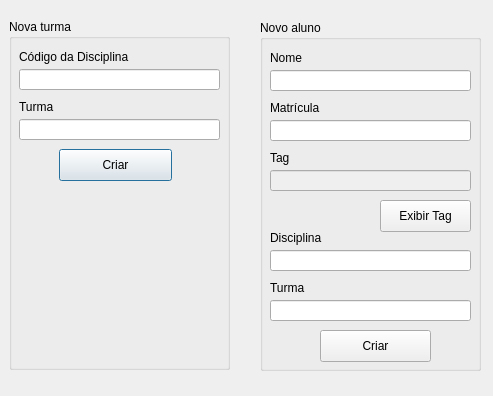
<?xml version="1.0" encoding="UTF-8"?>
<ui version="4.0">
 <class>CreationWindow</class>
 <widget class="QDialog" name="CreationWindow">
  <property name="geometry">
   <rect>
    <x>0</x>
    <y>0</y>
    <width>493</width>
    <height>396</height>
   </rect>
  </property>
  <property name="windowTitle">
   <string>Criar</string>
  </property>
  <widget class="QGroupBox" name="groupBox">
   <property name="geometry">
    <rect>
     <x>9</x>
     <y>19</y>
     <width>221</width>
     <height>351</height>
    </rect>
   </property>
   <property name="title">
    <string>Nova turma</string>
   </property>
   <widget class="QLabel" name="label">
    <property name="geometry">
     <rect>
      <x>10</x>
      <y>30</y>
      <width>131</width>
      <height>16</height>
     </rect>
    </property>
    <property name="text">
     <string>Código da Disciplina</string>
    </property>
   </widget>
   <widget class="QLineEdit" name="discipline">
    <property name="geometry">
     <rect>
      <x>10</x>
      <y>50</y>
      <width>201</width>
      <height>21</height>
     </rect>
    </property>
   </widget>
   <widget class="QLineEdit" name="classId">
    <property name="geometry">
     <rect>
      <x>10</x>
      <y>100</y>
      <width>201</width>
      <height>21</height>
     </rect>
    </property>
   </widget>
   <widget class="QLabel" name="label_2">
    <property name="geometry">
     <rect>
      <x>10</x>
      <y>80</y>
      <width>41</width>
      <height>16</height>
     </rect>
    </property>
    <property name="text">
     <string>Turma</string>
    </property>
   </widget>
   <widget class="QPushButton" name="createClass">
    <property name="geometry">
     <rect>
      <x>50</x>
      <y>130</y>
      <width>113</width>
      <height>32</height>
     </rect>
    </property>
    <property name="text">
     <string>Criar</string>
    </property>
   </widget>
  </widget>
  <widget class="QGroupBox" name="groupBox_2">
   <property name="geometry">
    <rect>
     <x>260</x>
     <y>20</y>
     <width>221</width>
     <height>351</height>
    </rect>
   </property>
   <property name="title">
    <string>Novo aluno</string>
   </property>
   <widget class="QLabel" name="label_4">
    <property name="geometry">
     <rect>
      <x>10</x>
      <y>30</y>
      <width>41</width>
      <height>16</height>
     </rect>
    </property>
    <property name="text">
     <string>Nome</string>
    </property>
   </widget>
   <widget class="QLineEdit" name="studentName">
    <property name="geometry">
     <rect>
      <x>10</x>
      <y>50</y>
      <width>201</width>
      <height>21</height>
     </rect>
    </property>
   </widget>
   <widget class="QLineEdit" name="studentId">
    <property name="geometry">
     <rect>
      <x>10</x>
      <y>100</y>
      <width>201</width>
      <height>21</height>
     </rect>
    </property>
   </widget>
   <widget class="QLabel" name="label_6">
    <property name="geometry">
     <rect>
      <x>10</x>
      <y>80</y>
      <width>59</width>
      <height>16</height>
     </rect>
    </property>
    <property name="text">
     <string>Matrícula</string>
    </property>
   </widget>
   <widget class="QLineEdit" name="disciplineStudent">
    <property name="geometry">
     <rect>
      <x>10</x>
      <y>230</y>
      <width>201</width>
      <height>21</height>
     </rect>
    </property>
   </widget>
   <widget class="QLabel" name="label_7">
    <property name="geometry">
     <rect>
      <x>10</x>
      <y>210</y>
      <width>59</width>
      <height>16</height>
     </rect>
    </property>
    <property name="text">
     <string>Disciplina</string>
    </property>
   </widget>
   <widget class="QLabel" name="label_8">
    <property name="geometry">
     <rect>
      <x>10</x>
      <y>260</y>
      <width>41</width>
      <height>16</height>
     </rect>
    </property>
    <property name="text">
     <string>Turma</string>
    </property>
   </widget>
   <widget class="QLineEdit" name="classIdStudent">
    <property name="geometry">
     <rect>
      <x>10</x>
      <y>280</y>
      <width>201</width>
      <height>21</height>
     </rect>
    </property>
   </widget>
   <widget class="QPushButton" name="createStudent">
    <property name="geometry">
     <rect>
      <x>60</x>
      <y>310</y>
      <width>111</width>
      <height>32</height>
     </rect>
    </property>
    <property name="text">
     <string>Criar</string>
    </property>
   </widget>
   <widget class="QPushButton" name="readTag">
    <property name="geometry">
     <rect>
      <x>120</x>
      <y>180</y>
      <width>91</width>
      <height>32</height>
     </rect>
    </property>
    <property name="text">
     <string>Exibir Tag</string>
    </property>
   </widget>
   <widget class="QLabel" name="label_5">
    <property name="geometry">
     <rect>
      <x>10</x>
      <y>130</y>
      <width>21</width>
      <height>16</height>
     </rect>
    </property>
    <property name="text">
     <string>Tag</string>
    </property>
   </widget>
   <widget class="QLineEdit" name="tagId">
    <property name="enabled">
     <bool>false</bool>
    </property>
    <property name="geometry">
     <rect>
      <x>10</x>
      <y>150</y>
      <width>201</width>
      <height>21</height>
     </rect>
    </property>
   </widget>
   <zorder>label_4</zorder>
   <zorder>studentName</zorder>
   <zorder>studentId</zorder>
   <zorder>label_6</zorder>
   <zorder>classId_2</zorder>
   <zorder>label_8</zorder>
   <zorder>discipline_2</zorder>
   <zorder>label_7</zorder>
   <zorder>disciplineStudent</zorder>
   <zorder>label_7</zorder>
   <zorder>label_8</zorder>
   <zorder>classIdStudent</zorder>
   <zorder>createStudent</zorder>
   <zorder>readTag</zorder>
   <zorder>label_5</zorder>
   <zorder>tagId</zorder>
  </widget>
 </widget>
 <resources/>
 <connections/>
</ui>
